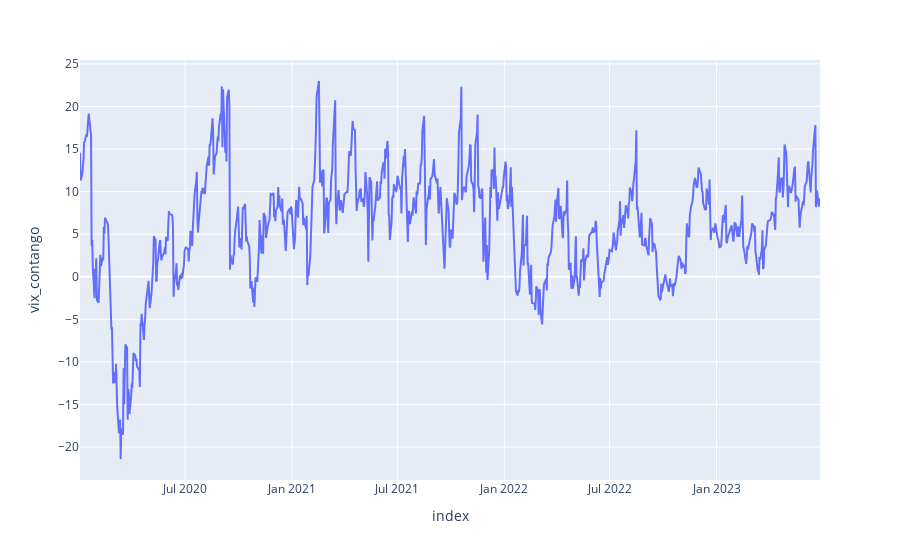

The notebook cell this image was saved under:
### Code cell
px.line(df, x=df.index, y='vix_contango')

### Figure 1 — Plotly figure (JSON) as saved in the notebook; plotly's stock layout.template omitted (floating-point values rounded to 4 significant figures; data arrays with more than 128 entries replaced by an {"elided": "..."} marker saying what was removed)
{"data": [{"hovertemplate": "index=%{x}<br>vix_contango=%{y}<extra></extra>", "legendgroup": "", "line": {"color": "#636efa", "dash": "solid"}, "marker": {"symbol": "circle"}, "mode": "lines", "name": "", "orientation": "v", "showlegend": false, "type": "scatter", "x": {"elided": "878 str values"}, "xaxis": "x", "y": {"elided": "878 float values"}, "yaxis": "y"}], "layout": {"legend": {"tracegroupgap": 0}, "margin": {"t": 60}, "xaxis": {"anchor": "y", "domain": [0, 1], "title": {"text": "index"}}, "yaxis": {"anchor": "x", "domain": [0, 1], "title": {"text": "vix_contango"}}}}
